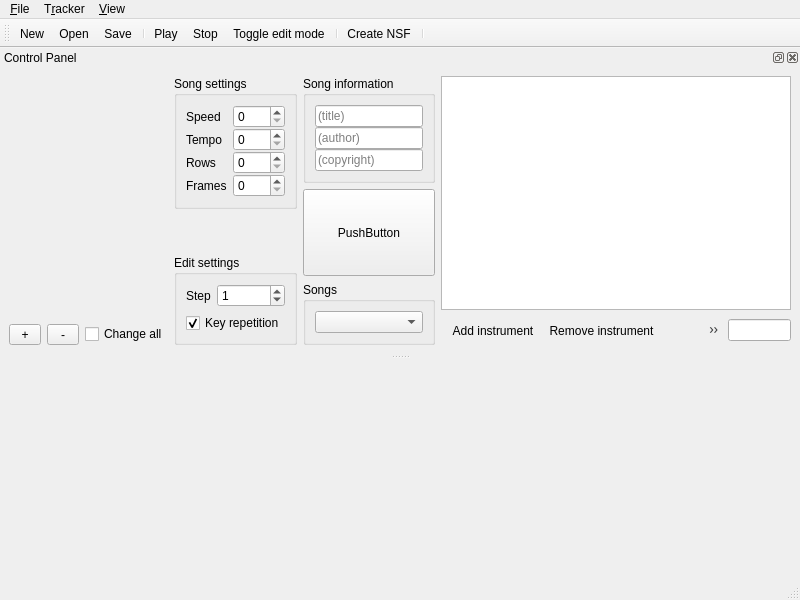
<?xml version="1.0" encoding="UTF-8"?>
<ui version="4.0">
 <class>MainWindow</class>
 <widget class="QMainWindow" name="MainWindow">
  <property name="geometry">
   <rect>
    <x>0</x>
    <y>0</y>
    <width>800</width>
    <height>600</height>
   </rect>
  </property>
  <property name="windowTitle">
   <string>FamiTracker</string>
  </property>
  <widget class="QWidget" name="centralwidget">
   <layout class="QVBoxLayout" name="verticalLayout">
    <property name="spacing">
     <number>0</number>
    </property>
    <property name="margin">
     <number>0</number>
    </property>
    <item>
     <widget class="gui::PatternView" name="patternView" native="true">
      <property name="sizePolicy">
       <sizepolicy hsizetype="Preferred" vsizetype="Expanding">
        <horstretch>0</horstretch>
        <verstretch>1</verstretch>
       </sizepolicy>
      </property>
     </widget>
    </item>
   </layout>
  </widget>
  <widget class="QMenuBar" name="menubar">
   <property name="geometry">
    <rect>
     <x>0</x>
     <y>0</y>
     <width>800</width>
     <height>24</height>
    </rect>
   </property>
   <widget class="QMenu" name="menu_File">
    <property name="title">
     <string>&amp;File</string>
    </property>
    <addaction name="actionNew"/>
    <addaction name="action_Open"/>
    <addaction name="action_Save"/>
    <addaction name="actionSave_As"/>
    <addaction name="separator"/>
    <addaction name="action_Create_NSF"/>
    <addaction name="actionCreate_WAV"/>
    <addaction name="actionImport_MIDI"/>
    <addaction name="separator"/>
    <addaction name="action_Configuration"/>
    <addaction name="separator"/>
    <addaction name="separator"/>
    <addaction name="actionE_xit"/>
   </widget>
   <widget class="QMenu" name="menu_View">
    <property name="title">
     <string>&amp;View</string>
    </property>
    <addaction name="action_ViewToolbar"/>
    <addaction name="action_ViewStatusBar"/>
    <addaction name="action_ViewControlpanel"/>
   </widget>
   <widget class="QMenu" name="menuT_racker">
    <property name="title">
     <string>T&amp;racker</string>
    </property>
    <addaction name="action_Play"/>
    <addaction name="actionPlay_and_loop"/>
    <addaction name="action_Stop"/>
   </widget>
   <addaction name="menu_File"/>
   <addaction name="menuT_racker"/>
   <addaction name="menu_View"/>
  </widget>
  <widget class="QStatusBar" name="statusbar"/>
  <widget class="QToolBar" name="toolBar">
   <property name="windowTitle">
    <string>Toolbar</string>
   </property>
   <attribute name="toolBarArea">
    <enum>TopToolBarArea</enum>
   </attribute>
   <attribute name="toolBarBreak">
    <bool>false</bool>
   </attribute>
   <addaction name="actionNew"/>
   <addaction name="action_Open"/>
   <addaction name="action_Save"/>
   <addaction name="separator"/>
   <addaction name="action_Play"/>
   <addaction name="action_Stop"/>
   <addaction name="actionToggle_edit_mode"/>
   <addaction name="separator"/>
   <addaction name="action_Create_NSF"/>
   <addaction name="separator"/>
  </widget>
  <widget class="QDockWidget" name="controlPanel">
   <property name="windowTitle">
    <string>Control Panel</string>
   </property>
   <attribute name="dockWidgetArea">
    <number>4</number>
   </attribute>
   <widget class="QWidget" name="dockWidgetContents">
    <layout class="QHBoxLayout" name="horizontalLayout_2">
     <item>
      <layout class="QGridLayout" name="gridLayout">
       <item row="1" column="2">
        <widget class="QCheckBox" name="changeAll">
         <property name="sizePolicy">
          <sizepolicy hsizetype="Expanding" vsizetype="Fixed">
           <horstretch>1</horstretch>
           <verstretch>0</verstretch>
          </sizepolicy>
         </property>
         <property name="text">
          <string>Change all</string>
         </property>
        </widget>
       </item>
       <item row="0" column="0" colspan="3">
        <widget class="gui::FrameView" name="frameView" native="true"/>
       </item>
       <item row="1" column="0">
        <widget class="QToolButton" name="incPattern">
         <property name="minimumSize">
          <size>
           <width>32</width>
           <height>0</height>
          </size>
         </property>
         <property name="text">
          <string>+</string>
         </property>
        </widget>
       </item>
       <item row="1" column="1">
        <widget class="QToolButton" name="decPattern">
         <property name="minimumSize">
          <size>
           <width>32</width>
           <height>0</height>
          </size>
         </property>
         <property name="text">
          <string>-</string>
         </property>
        </widget>
       </item>
      </layout>
     </item>
     <item>
      <layout class="QVBoxLayout" name="verticalLayout_3">
       <property name="sizeConstraint">
        <enum>QLayout::SetDefaultConstraint</enum>
       </property>
       <item>
        <widget class="QGroupBox" name="groupBox">
         <property name="title">
          <string>Song settings</string>
         </property>
         <layout class="QFormLayout" name="formLayout">
          <property name="verticalSpacing">
           <number>0</number>
          </property>
          <item row="0" column="0">
           <widget class="QLabel" name="label">
            <property name="text">
             <string>Speed</string>
            </property>
           </widget>
          </item>
          <item row="0" column="1">
           <widget class="QSpinBox" name="speed"/>
          </item>
          <item row="1" column="0">
           <widget class="QLabel" name="label_2">
            <property name="text">
             <string>Tempo</string>
            </property>
           </widget>
          </item>
          <item row="2" column="0">
           <widget class="QLabel" name="label_3">
            <property name="text">
             <string>Rows</string>
            </property>
           </widget>
          </item>
          <item row="3" column="0">
           <widget class="QLabel" name="label_4">
            <property name="text">
             <string>Frames</string>
            </property>
           </widget>
          </item>
          <item row="1" column="1">
           <widget class="QSpinBox" name="tempo"/>
          </item>
          <item row="2" column="1">
           <widget class="QSpinBox" name="rows"/>
          </item>
          <item row="3" column="1">
           <widget class="QSpinBox" name="frames"/>
          </item>
         </layout>
        </widget>
       </item>
       <item>
        <spacer name="verticalSpacer">
         <property name="orientation">
          <enum>Qt::Vertical</enum>
         </property>
         <property name="sizeHint" stdset="0">
          <size>
           <width>20</width>
           <height>40</height>
          </size>
         </property>
        </spacer>
       </item>
       <item>
        <widget class="QGroupBox" name="groupBox_2">
         <property name="title">
          <string>Edit settings</string>
         </property>
         <layout class="QFormLayout" name="formLayout_2">
          <item row="0" column="0">
           <widget class="QLabel" name="label_5">
            <property name="text">
             <string>Step</string>
            </property>
           </widget>
          </item>
          <item row="0" column="1">
           <widget class="QSpinBox" name="step">
            <property name="maximum">
             <number>256</number>
            </property>
            <property name="value">
             <number>1</number>
            </property>
           </widget>
          </item>
          <item row="1" column="0" colspan="2">
           <widget class="QCheckBox" name="keyRepetition">
            <property name="text">
             <string>Key repetition</string>
            </property>
            <property name="checked">
             <bool>true</bool>
            </property>
           </widget>
          </item>
         </layout>
        </widget>
       </item>
      </layout>
     </item>
     <item>
      <layout class="QVBoxLayout" name="verticalLayout_4">
       <item>
        <widget class="QGroupBox" name="groupBox_3">
         <property name="title">
          <string>Song information</string>
         </property>
         <layout class="QVBoxLayout" name="verticalLayout_6">
          <property name="spacing">
           <number>0</number>
          </property>
          <item>
           <widget class="QLineEdit" name="title">
            <property name="placeholderText">
             <string>(title)</string>
            </property>
           </widget>
          </item>
          <item>
           <widget class="QLineEdit" name="author">
            <property name="placeholderText">
             <string>(author)</string>
            </property>
           </widget>
          </item>
          <item>
           <widget class="QLineEdit" name="copyright">
            <property name="placeholderText">
             <string>(copyright)</string>
            </property>
           </widget>
          </item>
         </layout>
        </widget>
       </item>
       <item>
        <widget class="QPushButton" name="pushButton">
         <property name="sizePolicy">
          <sizepolicy hsizetype="Minimum" vsizetype="Expanding">
           <horstretch>0</horstretch>
           <verstretch>0</verstretch>
          </sizepolicy>
         </property>
         <property name="text">
          <string>PushButton</string>
         </property>
        </widget>
       </item>
       <item>
        <widget class="QGroupBox" name="groupBox_4">
         <property name="title">
          <string>Songs</string>
         </property>
         <layout class="QVBoxLayout" name="verticalLayout_7">
          <item>
           <widget class="QComboBox" name="songs"/>
          </item>
         </layout>
        </widget>
       </item>
      </layout>
     </item>
     <item>
      <widget class="QWidget" name="widget_3" native="true">
       <property name="sizePolicy">
        <sizepolicy hsizetype="Expanding" vsizetype="Preferred">
         <horstretch>1</horstretch>
         <verstretch>0</verstretch>
        </sizepolicy>
       </property>
       <layout class="QGridLayout" name="gridLayout_2">
        <property name="margin">
         <number>0</number>
        </property>
        <item row="1" column="0">
         <widget class="QToolBar" name="toolBar2">
          <property name="windowTitle">
           <string>toolBar</string>
          </property>
          <addaction name="actionAdd_instrument"/>
          <addaction name="actionRemove_instrument"/>
          <addaction name="actionEdit_instrument"/>
          <addaction name="separator"/>
         </widget>
        </item>
        <item row="1" column="1">
         <widget class="QLineEdit" name="instrumentName"/>
        </item>
        <item row="0" column="0" colspan="2">
         <widget class="QListWidget" name="instruments">
          <property name="verticalScrollBarPolicy">
           <enum>Qt::ScrollBarAlwaysOff</enum>
          </property>
          <property name="isWrapping" stdset="0">
           <bool>true</bool>
          </property>
          <property name="resizeMode">
           <enum>QListView::Adjust</enum>
          </property>
         </widget>
        </item>
       </layout>
      </widget>
     </item>
    </layout>
   </widget>
  </widget>
  <action name="actionNew">
   <property name="text">
    <string>&amp;New</string>
   </property>
   <property name="toolTip">
    <string>New</string>
   </property>
   <property name="shortcut">
    <string>Ctrl+N</string>
   </property>
  </action>
  <action name="action_Open">
   <property name="text">
    <string>&amp;Open...</string>
   </property>
   <property name="shortcut">
    <string>Ctrl+O</string>
   </property>
  </action>
  <action name="action_Save">
   <property name="text">
    <string>&amp;Save</string>
   </property>
   <property name="shortcut">
    <string>Ctrl+S</string>
   </property>
  </action>
  <action name="actionSave_As">
   <property name="text">
    <string>Save &amp;As...</string>
   </property>
  </action>
  <action name="action_Create_NSF">
   <property name="text">
    <string>&amp;Create NSF...</string>
   </property>
   <property name="shortcut">
    <string>Ctrl+E</string>
   </property>
  </action>
  <action name="actionCreate_WAV">
   <property name="text">
    <string>Create WAV...</string>
   </property>
  </action>
  <action name="actionImport_MIDI">
   <property name="text">
    <string>Import MIDI...</string>
   </property>
  </action>
  <action name="action_Configuration">
   <property name="text">
    <string>&amp;Configuration</string>
   </property>
  </action>
  <action name="actionE_xit">
   <property name="text">
    <string>E&amp;xit</string>
   </property>
   <property name="shortcut">
    <string>Ctrl+Q</string>
   </property>
  </action>
  <action name="actionAdd_instrument">
   <property name="text">
    <string>Add instrument</string>
   </property>
  </action>
  <action name="actionRemove_instrument">
   <property name="text">
    <string>Remove instrument</string>
   </property>
  </action>
  <action name="action_ViewToolbar">
   <property name="checkable">
    <bool>true</bool>
   </property>
   <property name="checked">
    <bool>true</bool>
   </property>
   <property name="text">
    <string>&amp;Toolbar</string>
   </property>
  </action>
  <action name="action_ViewStatusBar">
   <property name="checkable">
    <bool>true</bool>
   </property>
   <property name="checked">
    <bool>true</bool>
   </property>
   <property name="text">
    <string>&amp;Status Bar</string>
   </property>
  </action>
  <action name="action_ViewControlpanel">
   <property name="checkable">
    <bool>true</bool>
   </property>
   <property name="checked">
    <bool>true</bool>
   </property>
   <property name="text">
    <string>Control panel</string>
   </property>
  </action>
  <action name="action_Play">
   <property name="text">
    <string>&amp;Play</string>
   </property>
  </action>
  <action name="actionPlay_and_loop">
   <property name="text">
    <string>Play and loop</string>
   </property>
  </action>
  <action name="action_Stop">
   <property name="text">
    <string>&amp;Stop</string>
   </property>
  </action>
  <action name="actionToggle_edit_mode">
   <property name="checkable">
    <bool>true</bool>
   </property>
   <property name="text">
    <string>Toggle edit mode</string>
   </property>
  </action>
  <action name="actionEdit_instrument">
   <property name="text">
    <string>Edit instrument</string>
   </property>
  </action>
 </widget>
 <customwidgets>
  <customwidget>
   <class>gui::PatternView</class>
   <extends>QWidget</extends>
   <header>PatternView.hpp</header>
   <container>1</container>
  </customwidget>
  <customwidget>
   <class>gui::FrameView</class>
   <extends>QWidget</extends>
   <header>FrameView.hpp</header>
   <container>1</container>
  </customwidget>
 </customwidgets>
 <resources/>
 <connections/>
</ui>
